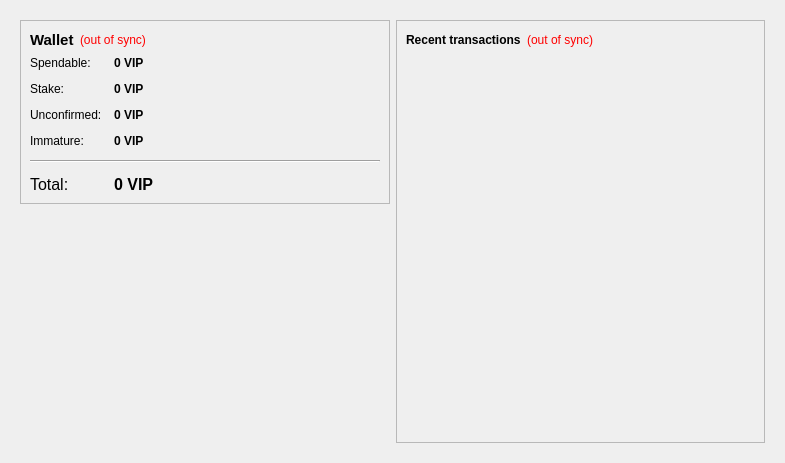
<?xml version="1.0" encoding="UTF-8"?>
<ui version="4.0">
 <class>OverviewPage</class>
 <widget class="QWidget" name="OverviewPage">
  <property name="geometry">
   <rect>
    <x>0</x>
    <y>0</y>
    <width>785</width>
    <height>463</height>
   </rect>
  </property>
  <property name="windowTitle">
   <string>Form</string>
  </property>
  <layout class="QHBoxLayout" name="horizontalLayout" stretch="0">
   <item>
    <widget class="QFrame" name="frameMain">
     <property name="frameShape">
      <enum>QFrame::NoFrame</enum>
     </property>
     <layout class="QHBoxLayout" name="horizontalLayout_3">
      <item>
       <layout class="QVBoxLayout" name="verticalLayout_2">
        <item>
         <widget class="QFrame" name="frame">
          <property name="frameShape">
           <enum>QFrame::StyledPanel</enum>
          </property>
          <property name="frameShadow">
           <enum>QFrame::Plain</enum>
          </property>
          <layout class="QVBoxLayout" name="verticalLayout_4">
           <item>
            <layout class="QHBoxLayout" name="horizontalLayout_4">
             <item>
              <widget class="QLabel" name="label_5">
               <property name="font">
                <font>
                 <pointsize>11</pointsize>
                 <weight>75</weight>
                 <bold>true</bold>
                </font>
               </property>
               <property name="text">
                <string>Wallet</string>
               </property>
              </widget>
             </item>
             <item>
              <widget class="QLabel" name="labelWalletStatus">
               <property name="toolTip">
                <string>The displayed information may be out of date. Your wallet automatically synchronizes with the vipcoin network after a connection is established, but this process has not completed yet.</string>
               </property>
               <property name="styleSheet">
                <string notr="true">QLabel { color: red; }</string>
               </property>
               <property name="text">
                <string notr="true">(out of sync)</string>
               </property>
               <property name="alignment">
                <set>Qt::AlignLeading|Qt::AlignLeft|Qt::AlignVCenter</set>
               </property>
              </widget>
             </item>
             <item>
              <spacer name="horizontalSpacer_2">
               <property name="orientation">
                <enum>Qt::Horizontal</enum>
               </property>
               <property name="sizeHint" stdset="0">
                <size>
                 <width>40</width>
                 <height>20</height>
                </size>
               </property>
              </spacer>
             </item>
            </layout>
           </item>
           <item>
            <layout class="QFormLayout" name="formLayout_2">
             <property name="fieldGrowthPolicy">
              <enum>QFormLayout::AllNonFixedFieldsGrow</enum>
             </property>
             <property name="horizontalSpacing">
              <number>12</number>
             </property>
             <property name="verticalSpacing">
              <number>12</number>
             </property>
             <item row="0" column="0">
              <widget class="QLabel" name="label">
               <property name="text">
                <string>Spendable:</string>
               </property>
              </widget>
             </item>
             <item row="0" column="1">
              <widget class="QLabel" name="labelBalance">
               <property name="font">
                <font>
                 <weight>75</weight>
                 <bold>true</bold>
                </font>
               </property>
               <property name="cursor">
                <cursorShape>IBeamCursor</cursorShape>
               </property>
               <property name="toolTip">
                <string>Your current spendable balance</string>
               </property>
               <property name="text">
                <string notr="true">0 VIP</string>
               </property>
               <property name="textInteractionFlags">
                <set>Qt::LinksAccessibleByMouse|Qt::TextSelectableByKeyboard|Qt::TextSelectableByMouse</set>
               </property>
              </widget>
             </item>
             <item row="1" column="0">
              <widget class="QLabel" name="label_6">
               <property name="text">
                <string>Stake:</string>
               </property>
              </widget>
             </item>
             <item row="1" column="1">
              <widget class="QLabel" name="labelStake">
               <property name="font">
                <font>
                 <weight>75</weight>
                 <bold>true</bold>
                </font>
               </property>
               <property name="cursor">
                <cursorShape>IBeamCursor</cursorShape>
               </property>
               <property name="toolTip">
                <string>Total of coins that was staked, and do not yet count toward the current balance</string>
               </property>
               <property name="text">
                <string notr="true">0 VIP</string>
               </property>
               <property name="textInteractionFlags">
                <set>Qt::LinksAccessibleByMouse|Qt::TextSelectableByKeyboard|Qt::TextSelectableByMouse</set>
               </property>
              </widget>
             </item>
             <item row="2" column="0">
              <widget class="QLabel" name="label_3">
               <property name="text">
                <string>Unconfirmed:</string>
               </property>
              </widget>
             </item>
             <item row="2" column="1">
              <widget class="QLabel" name="labelUnconfirmed">
               <property name="font">
                <font>
                 <weight>75</weight>
                 <bold>true</bold>
                </font>
               </property>
               <property name="cursor">
                <cursorShape>IBeamCursor</cursorShape>
               </property>
               <property name="toolTip">
                <string>Total of transactions that have yet to be confirmed, and do not yet count toward the current balance</string>
               </property>
               <property name="text">
                <string notr="true">0 VIP</string>
               </property>
               <property name="textInteractionFlags">
                <set>Qt::LinksAccessibleByMouse|Qt::TextSelectableByKeyboard|Qt::TextSelectableByMouse</set>
               </property>
              </widget>
             </item>
             <item row="3" column="0">
              <widget class="QLabel" name="labelImmatureText">
               <property name="text">
                <string>Immature:</string>
               </property>
              </widget>
             </item>
             <item row="3" column="1">
              <widget class="QLabel" name="labelImmature">
               <property name="font">
                <font>
                 <weight>75</weight>
                 <bold>true</bold>
                </font>
               </property>
               <property name="toolTip">
                <string>Mined balance that has not yet matured</string>
               </property>
               <property name="text">
                <string notr="true">0 VIP</string>
               </property>
               <property name="textInteractionFlags">
                <set>Qt::LinksAccessibleByMouse|Qt::TextSelectableByKeyboard|Qt::TextSelectableByMouse</set>
               </property>
              </widget>
             </item>
             <item row="4" column="0" colspan="2">
              <widget class="Line" name="line">
               <property name="orientation">
                <enum>Qt::Horizontal</enum>
               </property>
              </widget>
             </item>
             <item row="5" column="0">
              <widget class="QLabel" name="labelTotalText">
               <property name="font">
                <font>
                 <pointsize>12</pointsize>
                </font>
               </property>
               <property name="text">
                <string>Total:</string>
               </property>
              </widget>
             </item>
             <item row="5" column="1">
              <widget class="QLabel" name="labelTotal">
               <property name="font">
                <font>
                 <pointsize>12</pointsize>
                 <weight>75</weight>
                 <bold>true</bold>
                </font>
               </property>
               <property name="cursor">
                <cursorShape>IBeamCursor</cursorShape>
               </property>
               <property name="toolTip">
                <string>Your current total balance</string>
               </property>
               <property name="text">
                <string notr="true">0 VIP</string>
               </property>
               <property name="textInteractionFlags">
                <set>Qt::LinksAccessibleByMouse|Qt::TextSelectableByKeyboard|Qt::TextSelectableByMouse</set>
               </property>
              </widget>
             </item>
            </layout>
           </item>
          </layout>
         </widget>
        </item>
        <item>
         <spacer name="verticalSpacer">
          <property name="orientation">
           <enum>Qt::Vertical</enum>
          </property>
          <property name="sizeHint" stdset="0">
           <size>
            <width>20</width>
            <height>40</height>
           </size>
          </property>
         </spacer>
        </item>
        <item>
         <widget class="QLabel" name="label_7">
          <property name="text">
           <string/>
          </property>
          <property name="pixmap">
           <pixmap resource="../vipcoin.qrc">:/icons/vipcoin</pixmap>
          </property>
         </widget>
        </item>
        <item>
         <widget class="QLabel" name="label_2">
          <property name="text">
           <string/>
          </property>
          <property name="pixmap">
           <pixmap>:/images/wallet</pixmap>
          </property>
         </widget>
        </item>
       </layout>
      </item>
      <item>
       <layout class="QVBoxLayout" name="verticalLayout_3">
        <item>
         <widget class="QFrame" name="frame_2">
          <property name="frameShape">
           <enum>QFrame::StyledPanel</enum>
          </property>
          <property name="frameShadow">
           <enum>QFrame::Plain</enum>
          </property>
          <layout class="QVBoxLayout" name="verticalLayout">
           <item>
            <layout class="QHBoxLayout" name="horizontalLayout_2">
             <item>
              <widget class="QLabel" name="label_4">
               <property name="text">
                <string>&lt;b&gt;Recent transactions&lt;/b&gt;</string>
               </property>
              </widget>
             </item>
             <item>
              <widget class="QLabel" name="labelTransactionsStatus">
               <property name="toolTip">
                <string>The displayed information may be out of date. Your wallet automatically synchronizes with the vipcoin network after a connection is established, but this process has not completed yet.</string>
               </property>
               <property name="styleSheet">
                <string notr="true">QLabel { color: red; }</string>
               </property>
               <property name="text">
                <string notr="true">(out of sync)</string>
               </property>
               <property name="alignment">
                <set>Qt::AlignRight|Qt::AlignTrailing|Qt::AlignVCenter</set>
               </property>
              </widget>
             </item>
             <item>
              <spacer name="horizontalSpacer">
               <property name="orientation">
                <enum>Qt::Horizontal</enum>
               </property>
               <property name="sizeHint" stdset="0">
                <size>
                 <width>40</width>
                 <height>20</height>
                </size>
               </property>
              </spacer>
             </item>
            </layout>
           </item>
           <item>
            <widget class="QListView" name="listTransactions">
             <property name="styleSheet">
              <string notr="true">QListView { background: transparent; }</string>
             </property>
             <property name="frameShape">
              <enum>QFrame::NoFrame</enum>
             </property>
             <property name="verticalScrollBarPolicy">
              <enum>Qt::ScrollBarAlwaysOff</enum>
             </property>
             <property name="horizontalScrollBarPolicy">
              <enum>Qt::ScrollBarAlwaysOff</enum>
             </property>
             <property name="selectionMode">
              <enum>QAbstractItemView::NoSelection</enum>
             </property>
            </widget>
           </item>
          </layout>
         </widget>
        </item>
       </layout>
      </item>
     </layout>
    </widget>
   </item>
  </layout>
 </widget>
 <resources>
  <include location="../vipcoin.qrc"/>
 </resources>
 <connections/>
</ui>
